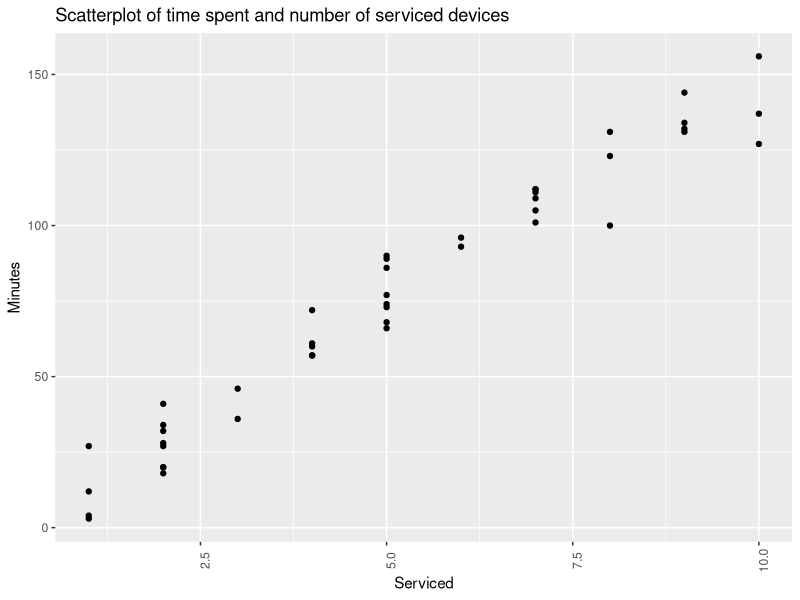

This figure's R source:
## ---- chunk 1
Data = read.table("copier.txt", header=TRUE)
head(Data)
## ---- chunk 2
result <- lm(Minutes ~ Serviced, data=Data)
## ---- chunk 3
library(tidyverse)
ggplot(Data, aes(x=Serviced, y=Minutes))+
  geom_point()+
  theme(axis.text.x=element_text(angle=90))+
  labs(x="Serviced", 
       y="Minutes", 
       title="Scatterplot of time spent and number of serviced devices")

## ---- chunk 4
cor(Data$Minutes, Data$Serviced)
## ---- chunk 5
summary(result)$coefficients
## ---- chunk 6

confint(result, level = 0.95)
## ---- chunk 7
new_data <- data.frame(Serviced=5)
predict(result, new_data, level=0.95, interval="prediction")
## ---- chunk 8
summary(result)$residuals[1]
## ---- chunk 9
anova.tab <- anova(result)
anova.tab[2,3]
## ---- chunk 10
1 - pt(160/2.2, 8)
## ---- chunk 11
160/(160+17.6)
